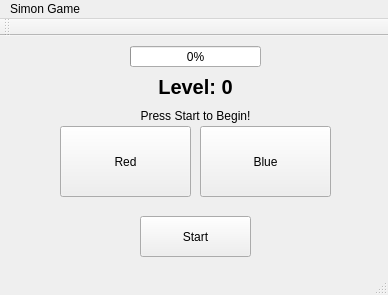
<?xml version="1.0" encoding="UTF-8"?>
<ui version="4.0">
 <class>MainWindow</class>
 <widget class="QMainWindow" name="MainWindow">
  <property name="geometry">
   <rect>
    <x>0</x>
    <y>0</y>
    <width>388</width>
    <height>295</height>
   </rect>
  </property>
  <property name="windowTitle">
   <string>MainWindow</string>
  </property>
  <widget class="QWidget" name="centralWidget">
   <widget class="QPushButton" name="startButton">
    <property name="geometry">
     <rect>
      <x>140</x>
      <y>180</y>
      <width>111</width>
      <height>41</height>
     </rect>
    </property>
    <property name="text">
     <string>Start</string>
    </property>
   </widget>
   <widget class="QPushButton" name="redButton">
    <property name="geometry">
     <rect>
      <x>60</x>
      <y>90</y>
      <width>131</width>
      <height>71</height>
     </rect>
    </property>
    <property name="text">
     <string>Red</string>
    </property>
   </widget>
   <widget class="QPushButton" name="blueButton">
    <property name="geometry">
     <rect>
      <x>200</x>
      <y>90</y>
      <width>131</width>
      <height>71</height>
     </rect>
    </property>
    <property name="text">
     <string>Blue</string>
    </property>
   </widget>
   <widget class="QProgressBar" name="progressBar">
    <property name="geometry">
     <rect>
      <x>130</x>
      <y>10</y>
      <width>131</width>
      <height>21</height>
     </rect>
    </property>
    <property name="value">
     <number>0</number>
    </property>
   </widget>
   <widget class="QLabel" name="levelLabel">
    <property name="geometry">
     <rect>
      <x>10</x>
      <y>40</y>
      <width>371</width>
      <height>21</height>
     </rect>
    </property>
    <property name="font">
     <font>
      <pointsize>15</pointsize>
      <weight>75</weight>
      <bold>true</bold>
     </font>
    </property>
    <property name="layoutDirection">
     <enum>Qt::RightToLeft</enum>
    </property>
    <property name="text">
     <string>Level: 0</string>
    </property>
    <property name="alignment">
     <set>Qt::AlignCenter</set>
    </property>
   </widget>
   <widget class="QLabel" name="message">
    <property name="geometry">
     <rect>
      <x>50</x>
      <y>70</y>
      <width>291</width>
      <height>20</height>
     </rect>
    </property>
    <property name="layoutDirection">
     <enum>Qt::RightToLeft</enum>
    </property>
    <property name="text">
     <string>Press Start to Begin!</string>
    </property>
    <property name="alignment">
     <set>Qt::AlignCenter</set>
    </property>
   </widget>
  </widget>
  <widget class="QMenuBar" name="menuBar">
   <property name="geometry">
    <rect>
     <x>0</x>
     <y>0</y>
     <width>388</width>
     <height>27</height>
    </rect>
   </property>
   <widget class="QMenu" name="menuSimon_Game">
    <property name="title">
     <string>Simon Game</string>
    </property>
   </widget>
   <addaction name="menuSimon_Game"/>
  </widget>
  <widget class="QToolBar" name="mainToolBar">
   <attribute name="toolBarArea">
    <enum>TopToolBarArea</enum>
   </attribute>
   <attribute name="toolBarBreak">
    <bool>false</bool>
   </attribute>
  </widget>
  <widget class="QStatusBar" name="statusBar"/>
 </widget>
 <layoutdefault spacing="6" margin="11"/>
 <resources/>
 <connections/>
</ui>
